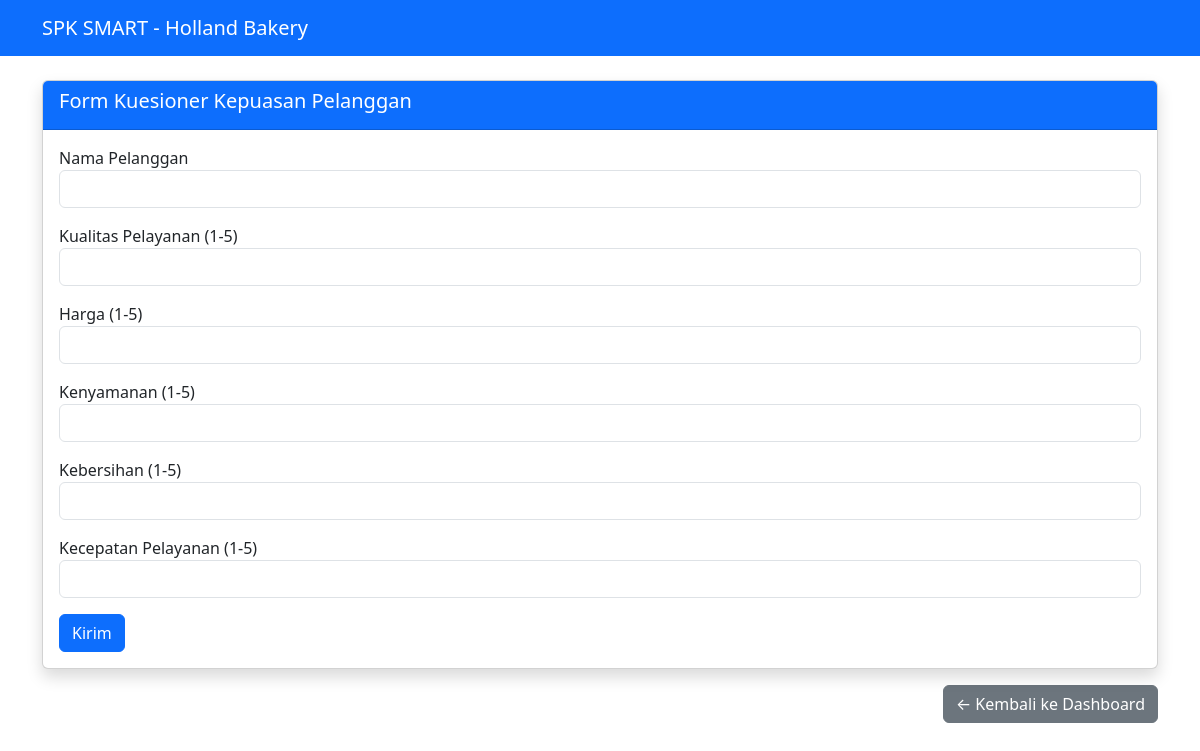
Page /responden.php on the committed database.
### tables this page shows
CREATE TABLE `kriteria` (
  `id_kriteria` int(11) NOT NULL,
  `kode_kriteria` varchar(10) DEFAULT NULL,
  `nama_kriteria` varchar(100) DEFAULT NULL,
  `bobot` float DEFAULT NULL,
  `tipe` varchar(20) DEFAULT NULL
);

### responden.php (the view, shortened to what this page needs)
<?php
include "koneksi.php";
include "header.php";
?>
<div class="card shadow">
<div class="card-header bg-primary text-white">
    <h5>Form Kuesioner Kepuasan Pelanggan</h5>
</div>
<div class="card-body">
<form method="POST">
<div class="mb-3">
    <label>Nama Pelanggan</label>
    <input type="text" name="nama" class="form-control" required>
</div>
<?php
$kriteria=mysqli_query($conn,"SELECT * FROM kriteria");
while($k=mysqli_fetch_array($kriteria)){
?>
<div class="mb-3">
    <label><?= $k['nama_kriteria']; ?> (1-5)</label>
    <input type="number" name="nilai[<?= $k['id_kriteria']; ?>]" class="form-control" min="1" max="5" required>
</div>
<?php } ?>
<button type="submit" name="simpan" class="btn btn-primary">
    Kirim
</button>
</form>
</div>
</div>
<div class="mt-3 text-end">
    <a href="index.php" class="btn btn-secondary">
        ← Kembali ke Dashboard
    </a>
</div>
</div>
<?php include "footer.php"; ?>

### rows in the picture
kriteria: nama_kriteria "Kualitas Pelayanan"
kriteria: nama_kriteria "Harga"
kriteria: nama_kriteria "Kenyamanan"
kriteria: nama_kriteria "Kebersihan"
kriteria: nama_kriteria "Kecepatan Pelayanan"
